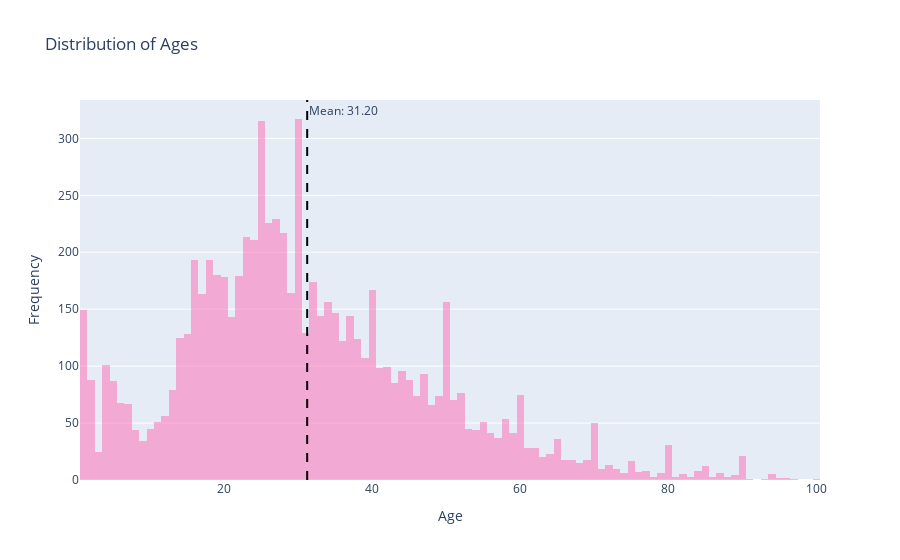

Notebook code for this chart:
### Markdown cell above
## Exploratory Data Analysis

Ages of photographed people will be assessed using a histogram and boxplot. If a certain age is not represented well enough, weaknesses may be present.

### Code cell
# Calculate the mean of ages
mean_age = labels['real_age'].mean()

# Create histogram of ages using Plotly
fig = px.histogram(labels, x='real_age', nbins=100, title='Distribution of Ages', color_discrete_sequence=['hotpink'])
fig.update_traces(opacity=0.5)  # Set opacity to 0.5 for transparency
fig.update_layout(xaxis_title='Age', yaxis_title='Frequency')

# Add a vertical line for the mean age
fig.add_vline(x=mean_age, line_dash='dash', line_color='black', annotation_text=f'Mean: {mean_age:.2f}')

fig.show()

### Figure 1 — Plotly figure (JSON) as saved in the notebook; plotly's stock layout.template omitted (floating-point values rounded to 4 significant figures; data arrays with more than 128 entries replaced by an {"elided": "..."} marker saying what was removed)
{"data": [{"alignmentgroup": "True", "bingroup": "x", "hovertemplate": "real_age=%{x}<br>count=%{y}<extra></extra>", "legendgroup": "", "marker": {"color": "hotpink", "pattern": {"shape": ""}}, "name": "", "nbinsx": 100, "offsetgroup": "", "opacity": 0.5, "orientation": "v", "showlegend": false, "type": "histogram", "x": {"elided": "7591 int values"}, "xaxis": "x", "yaxis": "y"}], "layout": {"annotations": [{"showarrow": false, "text": "Mean: 31.20", "x": 31.2, "xanchor": "left", "xref": "x", "y": 1, "yanchor": "top", "yref": "y domain"}], "barmode": "relative", "legend": {"tracegroupgap": 0}, "shapes": [{"line": {"color": "black", "dash": "dash"}, "type": "line", "x0": 31.2, "x1": 31.2, "xref": "x", "y0": 0, "y1": 1, "yref": "y domain"}], "title": {"text": "Distribution of Ages"}, "xaxis": {"anchor": "y", "domain": [0, 1], "title": {"text": "Age"}}, "yaxis": {"anchor": "x", "domain": [0, 1], "title": {"text": "Frequency"}}}}
